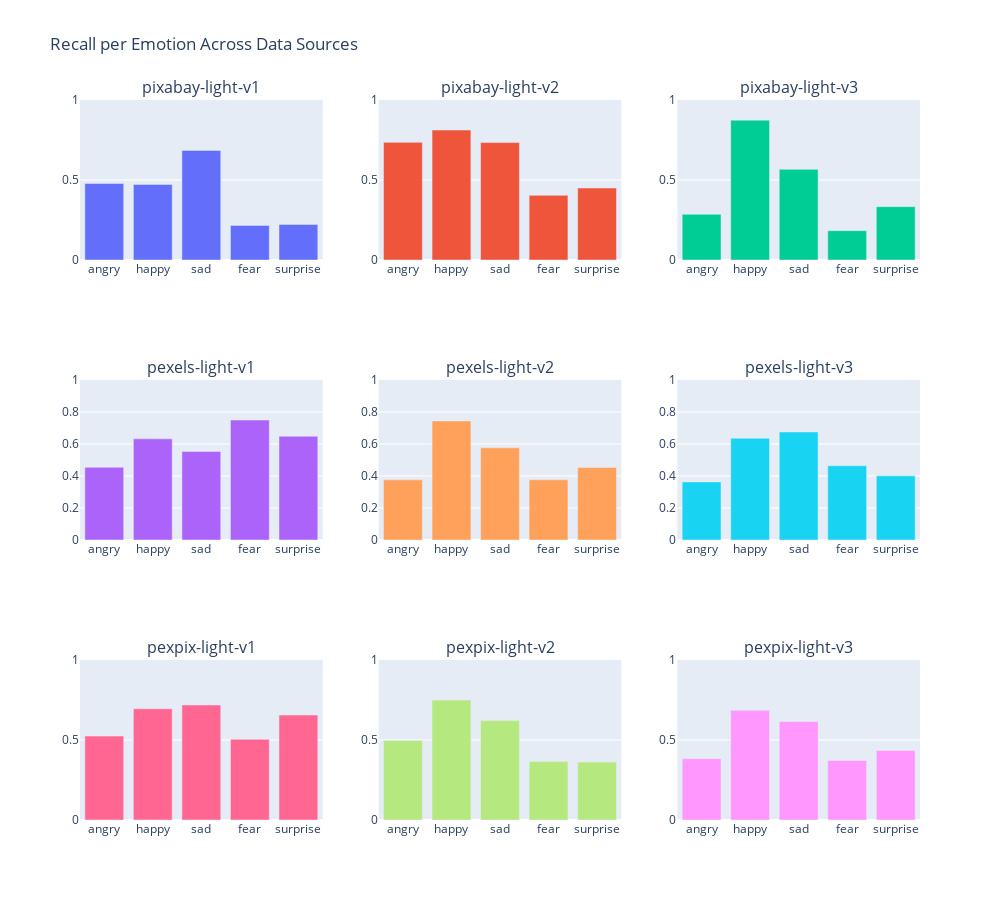

This figure's notebook cell:
### Code cell
import plotly.graph_objects as go
from plotly.subplots import make_subplots

fig = make_subplots(
    rows=3,
    cols=3,
    subplot_titles=df_exp["params.run_name"].tolist(),
)

for idx, (_, row) in enumerate(df_exp.iterrows()):
    r = idx // 3 + 1
    c = idx % 3 + 1
    
    fig.add_trace(
        go.Bar(
            x=emotion_labels,
            y=[row[col] for col in emotion_cols],
            showlegend=False,
        ),
        row=r,
        col=c,
    )

fig.update_layout(
    height=900,
    width=1000,
    title="Recall per Emotion Across Data Sources",
)

fig.update_yaxes(range=[0, 1])  # recall range

fig.show()

### Figure 1 — Plotly figure (JSON) as saved in the notebook; plotly's stock layout.template omitted (floating-point values rounded to 4 significant figures)
{"data": [{"showlegend": false, "type": "bar", "x": ["angry", "happy", "sad", "fear", "surprise"], "xaxis": "x", "y": [0.4783, 0.4725, 0.6849, 0.2162, 0.2222], "yaxis": "y"}, {"showlegend": false, "type": "bar", "x": ["angry", "happy", "sad", "fear", "surprise"], "xaxis": "x2", "y": [0.7353, 0.8122, 0.7339, 0.4043, 0.45], "yaxis": "y2"}, {"showlegend": false, "type": "bar", "x": ["angry", "happy", "sad", "fear", "surprise"], "xaxis": "x3", "y": [0.2857, 0.8741, 0.5664, 0.1833, 0.3333], "yaxis": "y3"}, {"showlegend": false, "type": "bar", "x": ["angry", "happy", "sad", "fear", "surprise"], "xaxis": "x4", "y": [0.4545, 0.6322, 0.5534, 0.75, 0.6484], "yaxis": "y4"}, {"showlegend": false, "type": "bar", "x": ["angry", "happy", "sad", "fear", "surprise"], "xaxis": "x5", "y": [0.3759, 0.7441, 0.5762, 0.3764, 0.4535], "yaxis": "y5"}, {"showlegend": false, "type": "bar", "x": ["angry", "happy", "sad", "fear", "surprise"], "xaxis": "x6", "y": [0.3631, 0.6361, 0.6754, 0.4641, 0.401], "yaxis": "y6"}, {"showlegend": false, "type": "bar", "x": ["angry", "happy", "sad", "fear", "surprise"], "xaxis": "x7", "y": [0.5245, 0.6954, 0.7186, 0.5041, 0.6559], "yaxis": "y7"}, {"showlegend": false, "type": "bar", "x": ["angry", "happy", "sad", "fear", "surprise"], "xaxis": "x8", "y": [0.4968, 0.7494, 0.6214, 0.3654, 0.362], "yaxis": "y8"}, {"showlegend": false, "type": "bar", "x": ["angry", "happy", "sad", "fear", "surprise"], "xaxis": "x9", "y": [0.3831, 0.6862, 0.6158, 0.3719, 0.4349], "yaxis": "y9"}], "layout": {"annotations": [{"font": {"size": 16}, "showarrow": false, "text": "pixabay-light-v1", "x": 0.1444, "xanchor": "center", "xref": "paper", "y": 1, "yanchor": "bottom", "yref": "paper"}, {"font": {"size": 16}, "showarrow": false, "text": "pixabay-light-v2", "x": 0.5, "xanchor": "center", "xref": "paper", "y": 1, "yanchor": "bottom", "yref": "paper"}, {"font": {"size": 16}, "showarrow": false, "text": "pixabay-light-v3", "x": 0.8556, "xanchor": "center", "xref": "paper", "y": 1, "yanchor": "bottom", "yref": "paper"}, {"font": {"size": 16}, "showarrow": false, "text": "pexels-light-v1", "x": 0.1444, "xanchor": "center", "xref": "paper", "y": 0.6111, "yanchor": "bottom", "yref": "paper"}, {"font": {"size": 16}, "showarrow": false, "text": "pexels-light-v2", "x": 0.5, "xanchor": "center", "xref": "paper", "y": 0.6111, "yanchor": "bottom", "yref": "paper"}, {"font": {"size": 16}, "showarrow": false, "text": "pexels-light-v3", "x": 0.8556, "xanchor": "center", "xref": "paper", "y": 0.6111, "yanchor": "bottom", "yref": "paper"}, {"font": {"size": 16}, "showarrow": false, "text": "pexpix-light-v1", "x": 0.1444, "xanchor": "center", "xref": "paper", "y": 0.2222, "yanchor": "bottom", "yref": "paper"}, {"font": {"size": 16}, "showarrow": false, "text": "pexpix-light-v2", "x": 0.5, "xanchor": "center", "xref": "paper", "y": 0.2222, "yanchor": "bottom", "yref": "paper"}, {"font": {"size": 16}, "showarrow": false, "text": "pexpix-light-v3", "x": 0.8556, "xanchor": "center", "xref": "paper", "y": 0.2222, "yanchor": "bottom", "yref": "paper"}], "height": 900, "title": {"text": "Recall per Emotion Across Data Sources"}, "width": 1000, "xaxis": {"anchor": "y", "domain": [0, 0.2889]}, "xaxis2": {"anchor": "y2", "domain": [0.3556, 0.6444]}, "xaxis3": {"anchor": "y3", "domain": [0.7111, 1]}, "xaxis4": {"anchor": "y4", "domain": [0, 0.2889]}, "xaxis5": {"anchor": "y5", "domain": [0.3556, 0.6444]}, "xaxis6": {"anchor": "y6", "domain": [0.7111, 1]}, "xaxis7": {"anchor": "y7", "domain": [0, 0.2889]}, "xaxis8": {"anchor": "y8", "domain": [0.3556, 0.6444]}, "xaxis9": {"anchor": "y9", "domain": [0.7111, 1]}, "yaxis": {"anchor": "x", "domain": [0.7778, 1], "range": [0, 1]}, "yaxis2": {"anchor": "x2", "domain": [0.7778, 1], "range": [0, 1]}, "yaxis3": {"anchor": "x3", "domain": [0.7778, 1], "range": [0, 1]}, "yaxis4": {"anchor": "x4", "domain": [0.3889, 0.6111], "range": [0, 1]}, "yaxis5": {"anchor": "x5", "domain": [0.3889, 0.6111], "range": [0, 1]}, "yaxis6": {"anchor": "x6", "domain": [0.3889, 0.6111], "range": [0, 1]}, "yaxis7": {"anchor": "x7", "domain": [0, 0.2222], "range": [0, 1]}, "yaxis8": {"anchor": "x8", "domain": [0, 0.2222], "range": [0, 1]}, "yaxis9": {"anchor": "x9", "domain": [0, 0.2222], "range": [0, 1]}}}
